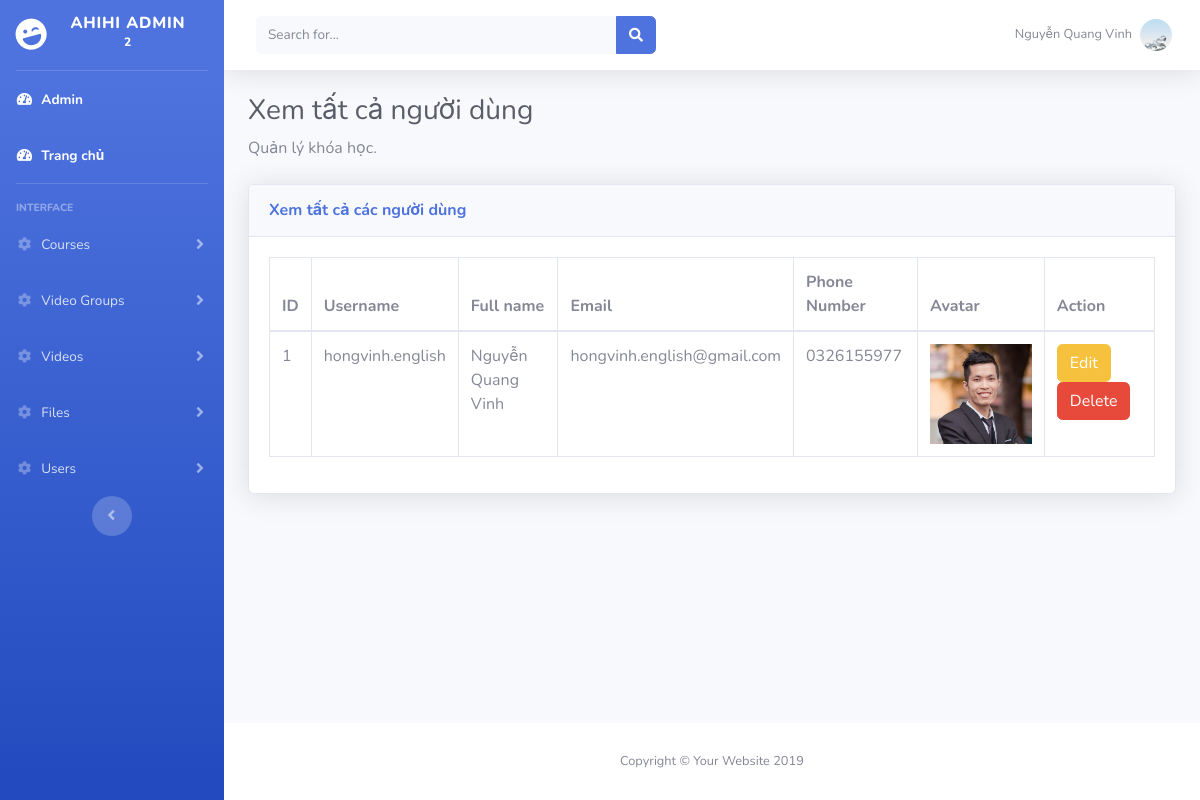
/horizontal/admin/pages/users/users_view.php (signed in), run on the app's committed database.
### tables this page shows
CREATE TABLE `users` (
  `id` int(2) UNSIGNED NOT NULL,
  `username` varchar(50) NOT NULL,
  `password` varchar(80) NOT NULL,
  `email` varchar(100) NOT NULL,
  `phone_number` varchar(15) NOT NULL,
  `full_name` varchar(255) NOT NULL,
  `title` text NOT NULL,
  `avatar` text NOT NULL,
  `description` text NOT NULL
);

### horizontal/admin/includes/classes/User.php (called while the page is built, shortened)
<?php
class User {
    private $db;
    public function __construct($db)
    {
        $this->db = $db;
    }
    public function get_all_users() {
        $sql = "SELECT * FROM users";
        return $this->db->query($sql)->fetchAll();
    }
}
?>

### horizontal/admin/pages/users/users_view.php (the view, shortened to what this page needs)
<?php
include("../../../includes/connect_db.php");
include("../../includes/classes/User.php");
$user_obj = new User($db);
$all_users = $user_obj->get_all_users();
?>
<?php include("../../partials/header.php"); ?>
<?php include("../../partials/sidebar.php"); ?>
    <?php include("../../partials/topbar.php") ?>
        <h1 class="h3 mb-2 text-gray-800">Xem tất cả người dùng</h1>
        <p class="mb-4">Quản lý khóa học</a>.</p>
        <div class="card shadow mb-4">
            <div class="card-header py-3">
                <h6 class="m-0 font-weight-bold text-primary">Xem tất cả các người dùng</h6>
            </div>
            <div class="card-body">
                <div class="table-responsive">
                    <table class="table table-bordered" id="dataTable" width="100%" cellspacing="0">
                        <thead>
                        <tr>
                            <th>ID</th>
                            <th>Username</th>
                            <th>Full name</th>
                            <th>Email</th>
                            <th>Phone Number</th>
                            <th>Avatar</th>
                            <th>Action</th>
                        </tr>
                        </thead>
                        <tbody>
                        <?php
                        foreach ($all_users as $user):
                            ?>
                            <tr>
                                <td><?= $user['id'] ?></td>
                                <td><?= $user['username'] ?></td>
                                <td><?= $user['full_name'] ?></td>
                                <td><?= $user['email'] ?></td>
                                <td><?= $user['phone_number'] ?></td>
                                <td><img style="max-height: 100px;" src="<?= $user['avatar'] ?>" alt=""></td>
                                <td>
                                    <a class="btn btn-warning" href="users_edit.php?id=<?= $user['id'] ?>">Edit</a>
                                    <a href="users_delete.php?id=<?= $user['id'] ?>" class="btn btn-danger" onclick="return confirm('Bạn có chắc muốn xóa không ?');">Delete</a>
                                </td>
                            </tr>
                        <?php endforeach; ?>
                        </tbody>
                    </table>
                </div>
            </div>
        </div>
<?php include("../../partials/footer.php") ?>

### data on the page
users: id "1", username "hongvinh.english", full_name "Nguyễn Quang Vinh", email "hongvinh.english@gmail.com", phone_number "0326155977", avatar (picture)

### other printed values
$_SESSION['user']['full_name'] "Nguyễn Quang Vinh"
